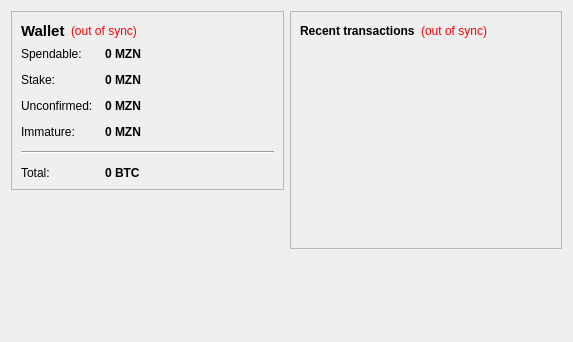
<?xml version="1.0" encoding="UTF-8"?>
<ui version="4.0">
 <class>OverviewPage</class>
 <widget class="QWidget" name="OverviewPage">
  <property name="geometry">
   <rect>
    <x>0</x>
    <y>0</y>
    <width>573</width>
    <height>342</height>
   </rect>
  </property>
  <property name="windowTitle">
   <string>Form</string>
  </property>
  <layout class="QHBoxLayout" name="horizontalLayout" stretch="1,1">
   <item>
    <layout class="QVBoxLayout" name="verticalLayout_2">
     <item>
      <widget class="QFrame" name="frame">
       <property name="frameShape">
        <enum>QFrame::StyledPanel</enum>
       </property>
       <property name="frameShadow">
        <enum>QFrame::Raised</enum>
       </property>
       <layout class="QVBoxLayout" name="verticalLayout_4">
        <item>
         <layout class="QHBoxLayout" name="horizontalLayout_4">
          <item>
           <widget class="QLabel" name="label_5">
            <property name="font">
             <font>
              <pointsize>11</pointsize>
              <weight>75</weight>
              <bold>true</bold>
             </font>
            </property>
            <property name="text">
             <string>Wallet</string>
            </property>
           </widget>
          </item>
          <item>
           <widget class="QLabel" name="labelWalletStatus">
            <property name="toolTip">
             <string>The displayed information may be out of date. Your wallet automatically synchronizes with the Mazon network after a connection is established, but this process has not completed yet.</string>
            </property>
            <property name="styleSheet">
             <string notr="true">QLabel { color: red; }</string>
            </property>
            <property name="text">
             <string notr="true">(out of sync)</string>
            </property>
            <property name="alignment">
             <set>Qt::AlignLeading|Qt::AlignLeft|Qt::AlignVCenter</set>
            </property>
           </widget>
          </item>
          <item>
           <spacer name="horizontalSpacer_2">
            <property name="orientation">
             <enum>Qt::Horizontal</enum>
            </property>
            <property name="sizeHint" stdset="0">
             <size>
              <width>40</width>
              <height>20</height>
             </size>
            </property>
           </spacer>
          </item>
         </layout>
        </item>
        <item>
         <layout class="QFormLayout" name="formLayout_2">
          <property name="fieldGrowthPolicy">
           <enum>QFormLayout::AllNonFixedFieldsGrow</enum>
          </property>
          <property name="horizontalSpacing">
           <number>12</number>
          </property>
          <property name="verticalSpacing">
           <number>12</number>
          </property>
          <item row="0" column="0">
           <widget class="QLabel" name="label">
            <property name="text">
             <string>Spendable:</string>
            </property>
           </widget>
          </item>
          <item row="0" column="1">
           <widget class="QLabel" name="labelBalance">
            <property name="font">
             <font>
              <weight>75</weight>
              <bold>true</bold>
             </font>
            </property>
            <property name="cursor">
             <cursorShape>IBeamCursor</cursorShape>
            </property>
            <property name="toolTip">
             <string>Your current spendable balance</string>
            </property>
            <property name="text">
             <string notr="true">0 MZN</string>
            </property>
            <property name="textInteractionFlags">
             <set>Qt::LinksAccessibleByMouse|Qt::TextSelectableByKeyboard|Qt::TextSelectableByMouse</set>
            </property>
           </widget>
          </item>
          <item row="1" column="0">
           <widget class="QLabel" name="label_6">
            <property name="text">
             <string>Stake:</string>
            </property>
           </widget>
          </item>
          <item row="1" column="1">
           <widget class="QLabel" name="labelStake">
            <property name="font">
             <font>
              <weight>75</weight>
              <bold>true</bold>
             </font>
            </property>
            <property name="cursor">
             <cursorShape>IBeamCursor</cursorShape>
            </property>
            <property name="toolTip">
             <string>Total of coins that was staked, and do not yet count toward the current balance</string>
            </property>
            <property name="text">
             <string notr="true">0 MZN</string>
            </property>
            <property name="textInteractionFlags">
             <set>Qt::LinksAccessibleByMouse|Qt::TextSelectableByKeyboard|Qt::TextSelectableByMouse</set>
            </property>
           </widget>
          </item>
          <item row="2" column="0">
           <widget class="QLabel" name="label_3">
            <property name="text">
             <string>Unconfirmed:</string>
            </property>
           </widget>
          </item>
          <item row="2" column="1">
           <widget class="QLabel" name="labelUnconfirmed">
            <property name="font">
             <font>
              <weight>75</weight>
              <bold>true</bold>
             </font>
            </property>
            <property name="cursor">
             <cursorShape>IBeamCursor</cursorShape>
            </property>
            <property name="toolTip">
             <string>Total of transactions that have yet to be confirmed, and do not yet count toward the current balance</string>
            </property>
            <property name="text">
             <string notr="true">0 MZN</string>
            </property>
            <property name="textInteractionFlags">
             <set>Qt::LinksAccessibleByMouse|Qt::TextSelectableByKeyboard|Qt::TextSelectableByMouse</set>
            </property>
           </widget>
          </item>
          <item row="3" column="0">
           <widget class="QLabel" name="labelImmatureText">
            <property name="text">
             <string>Immature:</string>
            </property>
           </widget>
          </item>
          <item row="3" column="1">
           <widget class="QLabel" name="labelImmature">
            <property name="font">
             <font>
              <weight>75</weight>
              <bold>true</bold>
             </font>
            </property>
            <property name="toolTip">
             <string>Mined balance that has not yet matured</string>
            </property>
            <property name="text">
             <string notr="true">0 MZN</string>
            </property>
            <property name="textInteractionFlags">
             <set>Qt::LinksAccessibleByMouse|Qt::TextSelectableByKeyboard|Qt::TextSelectableByMouse</set>
            </property>
           </widget>
          </item>
          <item row="4" column="0" colspan="2">
           <widget class="Line" name="line">
            <property name="orientation">
             <enum>Qt::Horizontal</enum>
            </property>
           </widget>
          </item>
          <item row="5" column="0">
           <widget class="QLabel" name="labelTotalText">
            <property name="text">
             <string>Total:</string>
            </property>
           </widget>
          </item>
          <item row="5" column="1">
           <widget class="QLabel" name="labelTotal">
            <property name="font">
             <font>
              <weight>75</weight>
              <bold>true</bold>
             </font>
            </property>
            <property name="cursor">
             <cursorShape>IBeamCursor</cursorShape>
            </property>
            <property name="toolTip">
             <string>Your current total balance</string>
            </property>
            <property name="text">
             <string notr="true">0 BTC</string>
            </property>
            <property name="textInteractionFlags">
             <set>Qt::LinksAccessibleByMouse|Qt::TextSelectableByKeyboard|Qt::TextSelectableByMouse</set>
            </property>
           </widget>
          </item>
         </layout>
        </item>
       </layout>
      </widget>
     </item>
     <item>
      <spacer name="verticalSpacer_3">
       <property name="orientation">
        <enum>Qt::Vertical</enum>
       </property>
       <property name="sizeHint" stdset="0">
        <size>
         <width>20</width>
         <height>40</height>
        </size>
       </property>
      </spacer>
     </item>
     <item>
      <widget class="QLabel" name="label_2">
       <property name="text">
        <string/>
       </property>
       <property name="pixmap">
        <pixmap resource="../bitcoin.qrc">:/images/backg</pixmap>
       </property>
       <property name="scaledContents">
        <bool>false</bool>
       </property>
       <property name="alignment">
        <set>Qt::AlignCenter</set>
       </property>
      </widget>
     </item>
     <item>
      <spacer name="verticalSpacer">
       <property name="orientation">
        <enum>Qt::Vertical</enum>
       </property>
       <property name="sizeHint" stdset="0">
        <size>
         <width>20</width>
         <height>40</height>
        </size>
       </property>
      </spacer>
     </item>
    </layout>
   </item>
   <item>
    <layout class="QVBoxLayout" name="verticalLayout_3">
     <item>
      <widget class="QFrame" name="frame_2">
       <property name="frameShape">
        <enum>QFrame::StyledPanel</enum>
       </property>
       <property name="frameShadow">
        <enum>QFrame::Raised</enum>
       </property>
       <layout class="QVBoxLayout" name="verticalLayout">
        <item>
         <layout class="QHBoxLayout" name="horizontalLayout_2">
          <item>
           <widget class="QLabel" name="label_4">
            <property name="text">
             <string>&lt;b&gt;Recent transactions&lt;/b&gt;</string>
            </property>
           </widget>
          </item>
          <item>
           <widget class="QLabel" name="labelTransactionsStatus">
            <property name="toolTip">
             <string>The displayed information may be out of date. Your wallet automatically synchronizes with the Mazon network after a connection is established, but this process has not completed yet.</string>
            </property>
            <property name="styleSheet">
             <string notr="true">QLabel { color: red; }</string>
            </property>
            <property name="text">
             <string notr="true">(out of sync)</string>
            </property>
            <property name="alignment">
             <set>Qt::AlignRight|Qt::AlignTrailing|Qt::AlignVCenter</set>
            </property>
           </widget>
          </item>
          <item>
           <spacer name="horizontalSpacer">
            <property name="orientation">
             <enum>Qt::Horizontal</enum>
            </property>
            <property name="sizeHint" stdset="0">
             <size>
              <width>40</width>
              <height>20</height>
             </size>
            </property>
           </spacer>
          </item>
         </layout>
        </item>
        <item>
         <widget class="QListView" name="listTransactions">
          <property name="styleSheet">
           <string notr="true">QListView { background: transparent; }</string>
          </property>
          <property name="frameShape">
           <enum>QFrame::NoFrame</enum>
          </property>
          <property name="verticalScrollBarPolicy">
           <enum>Qt::ScrollBarAlwaysOff</enum>
          </property>
          <property name="horizontalScrollBarPolicy">
           <enum>Qt::ScrollBarAlwaysOff</enum>
          </property>
          <property name="selectionMode">
           <enum>QAbstractItemView::NoSelection</enum>
          </property>
         </widget>
        </item>
       </layout>
      </widget>
     </item>
     <item>
      <spacer name="verticalSpacer_2">
       <property name="orientation">
        <enum>Qt::Vertical</enum>
       </property>
       <property name="sizeHint" stdset="0">
        <size>
         <width>20</width>
         <height>40</height>
        </size>
       </property>
      </spacer>
     </item>
    </layout>
   </item>
  </layout>
 </widget>
 <resources>
  <include location="../bitcoin.qrc"/>
 </resources>
 <connections/>
</ui>
